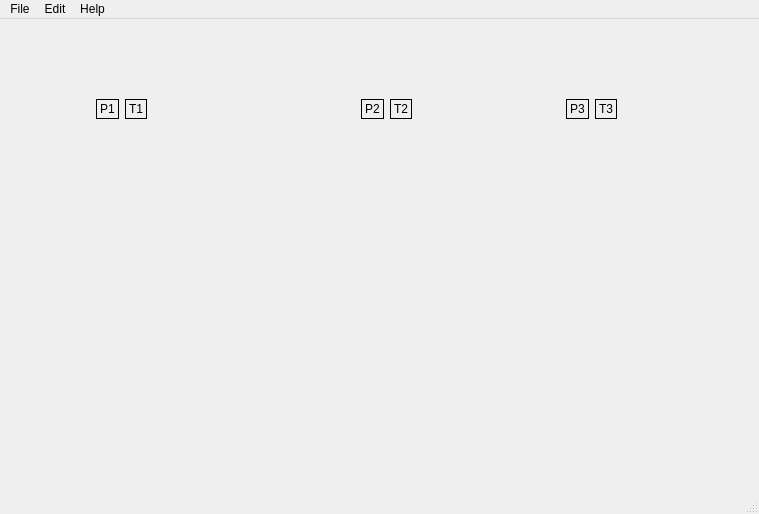
<?xml version="1.0" encoding="UTF-8"?>
<ui version="4.0">
 <class>CityGateStation</class>
 <widget class="QMainWindow" name="CityGateStation">
  <property name="geometry">
   <rect>
    <x>0</x>
    <y>0</y>
    <width>759</width>
    <height>514</height>
   </rect>
  </property>
  <property name="windowTitle">
   <string>ایستگاه تقلیل فشار گاز</string>
  </property>
  <property name="toolTipDuration">
   <number>-4</number>
  </property>
  <widget class="QWidget" name="centralwidget">
   <widget class="QWidget" name="layoutWidget">
    <property name="geometry">
     <rect>
      <x>5</x>
      <y>2</y>
      <width>730</width>
      <height>98</height>
     </rect>
    </property>
    <layout class="QGridLayout" name="gridLayout_2">
     <item row="0" column="0">
      <layout class="QGridLayout" name="gridLayout">
       <item row="1" column="2">
        <widget class="QLabel" name="T1label">
         <property name="toolTip">
          <string>&lt;html&gt;&lt;head/&gt;&lt;body&gt;&lt;p&gt;دمای گاز ورودی به ایستگاه&lt;/p&gt;&lt;/body&gt;&lt;/html&gt;</string>
         </property>
         <property name="frameShape">
          <enum>QFrame::Panel</enum>
         </property>
         <property name="text">
          <string>T1</string>
         </property>
        </widget>
       </item>
       <item row="0" column="4">
        <spacer name="verticalSpacer">
         <property name="orientation">
          <enum>Qt::Vertical</enum>
         </property>
         <property name="sizeHint" stdset="0">
          <size>
           <width>20</width>
           <height>68</height>
          </size>
         </property>
        </spacer>
       </item>
       <item row="1" column="1">
        <widget class="QLabel" name="P1label">
         <property name="enabled">
          <bool>true</bool>
         </property>
         <property name="toolTip">
          <string>&lt;html&gt;&lt;head/&gt;&lt;body&gt;&lt;p&gt;فشار گاز ورودی به ایستگاه&lt;/p&gt;&lt;/body&gt;&lt;/html&gt;</string>
         </property>
         <property name="frameShape">
          <enum>QFrame::Panel</enum>
         </property>
         <property name="text">
          <string>P1</string>
         </property>
         <property name="textFormat">
          <enum>Qt::AutoText</enum>
         </property>
         <property name="scaledContents">
          <bool>false</bool>
         </property>
        </widget>
       </item>
       <item row="1" column="5">
        <widget class="QLabel" name="T2label">
         <property name="toolTip">
          <string>&lt;html&gt;&lt;head/&gt;&lt;body&gt;&lt;p&gt;دمای گاز بعد از گرمکن&lt;/p&gt;&lt;/body&gt;&lt;/html&gt;</string>
         </property>
         <property name="frameShape">
          <enum>QFrame::Panel</enum>
         </property>
         <property name="text">
          <string>T2</string>
         </property>
        </widget>
       </item>
       <item row="1" column="0">
        <spacer name="horizontalSpacer">
         <property name="orientation">
          <enum>Qt::Horizontal</enum>
         </property>
         <property name="sizeHint" stdset="0">
          <size>
           <width>78</width>
           <height>20</height>
          </size>
         </property>
        </spacer>
       </item>
       <item row="1" column="3">
        <spacer name="horizontalSpacer_2">
         <property name="orientation">
          <enum>Qt::Horizontal</enum>
         </property>
         <property name="sizeHint" stdset="0">
          <size>
           <width>208</width>
           <height>20</height>
          </size>
         </property>
        </spacer>
       </item>
       <item row="1" column="4">
        <widget class="QLabel" name="P2label">
         <property name="toolTip">
          <string>&lt;html&gt;&lt;head/&gt;&lt;body&gt;&lt;p&gt;فشار گاز بعد از گرمکن&lt;/p&gt;&lt;/body&gt;&lt;/html&gt;</string>
         </property>
         <property name="frameShape">
          <enum>QFrame::Panel</enum>
         </property>
         <property name="text">
          <string>P2</string>
         </property>
        </widget>
       </item>
       <item row="1" column="6">
        <spacer name="horizontalSpacer_3">
         <property name="orientation">
          <enum>Qt::Horizontal</enum>
         </property>
         <property name="sizeHint" stdset="0">
          <size>
           <width>148</width>
           <height>20</height>
          </size>
         </property>
        </spacer>
       </item>
       <item row="1" column="8">
        <widget class="QLabel" name="T3label">
         <property name="toolTip">
          <string>&lt;html&gt;&lt;head/&gt;&lt;body&gt;&lt;p&gt;دمای گاز بعد از شیر فشار شکن&lt;/p&gt;&lt;/body&gt;&lt;/html&gt;</string>
         </property>
         <property name="frameShape">
          <enum>QFrame::Panel</enum>
         </property>
         <property name="text">
          <string>T3</string>
         </property>
        </widget>
       </item>
       <item row="1" column="9">
        <spacer name="horizontalSpacer_4">
         <property name="orientation">
          <enum>Qt::Horizontal</enum>
         </property>
         <property name="sizeHint" stdset="0">
          <size>
           <width>118</width>
           <height>20</height>
          </size>
         </property>
        </spacer>
       </item>
       <item row="1" column="7">
        <widget class="QLabel" name="P3label">
         <property name="toolTip">
          <string>&lt;html&gt;&lt;head/&gt;&lt;body&gt;&lt;p&gt;فشار گاز بعد از شیر فشار شکن&lt;/p&gt;&lt;/body&gt;&lt;/html&gt;</string>
         </property>
         <property name="frameShape">
          <enum>QFrame::Panel</enum>
         </property>
         <property name="text">
          <string>P3</string>
         </property>
        </widget>
       </item>
      </layout>
     </item>
    </layout>
   </widget>
  </widget>
  <widget class="QMenuBar" name="menubar">
   <property name="geometry">
    <rect>
     <x>0</x>
     <y>0</y>
     <width>759</width>
     <height>21</height>
    </rect>
   </property>
   <widget class="QMenu" name="menuFile">
    <property name="title">
     <string>File</string>
    </property>
    <addaction name="actionOpen"/>
    <addaction name="separator"/>
    <addaction name="actionExit"/>
   </widget>
   <widget class="QMenu" name="menuEdit">
    <property name="title">
     <string>Edit</string>
    </property>
    <addaction name="actionGas_Configure"/>
    <addaction name="action_2"/>
   </widget>
   <widget class="QMenu" name="menuHelp">
    <property name="title">
     <string>Help</string>
    </property>
   </widget>
   <addaction name="menuFile"/>
   <addaction name="menuEdit"/>
   <addaction name="menuHelp"/>
  </widget>
  <widget class="QStatusBar" name="statusbar"/>
  <action name="actionOpen">
   <property name="text">
    <string>Open</string>
   </property>
  </action>
  <action name="actionExit">
   <property name="text">
    <string>Exit</string>
   </property>
  </action>
  <action name="actionGas_Configure">
   <property name="text">
    <string>Gas Configure</string>
   </property>
  </action>
  <action name="action_2">
   <property name="text">
    <string>واحدها</string>
   </property>
  </action>
 </widget>
 <resources/>
 <connections/>
</ui>
